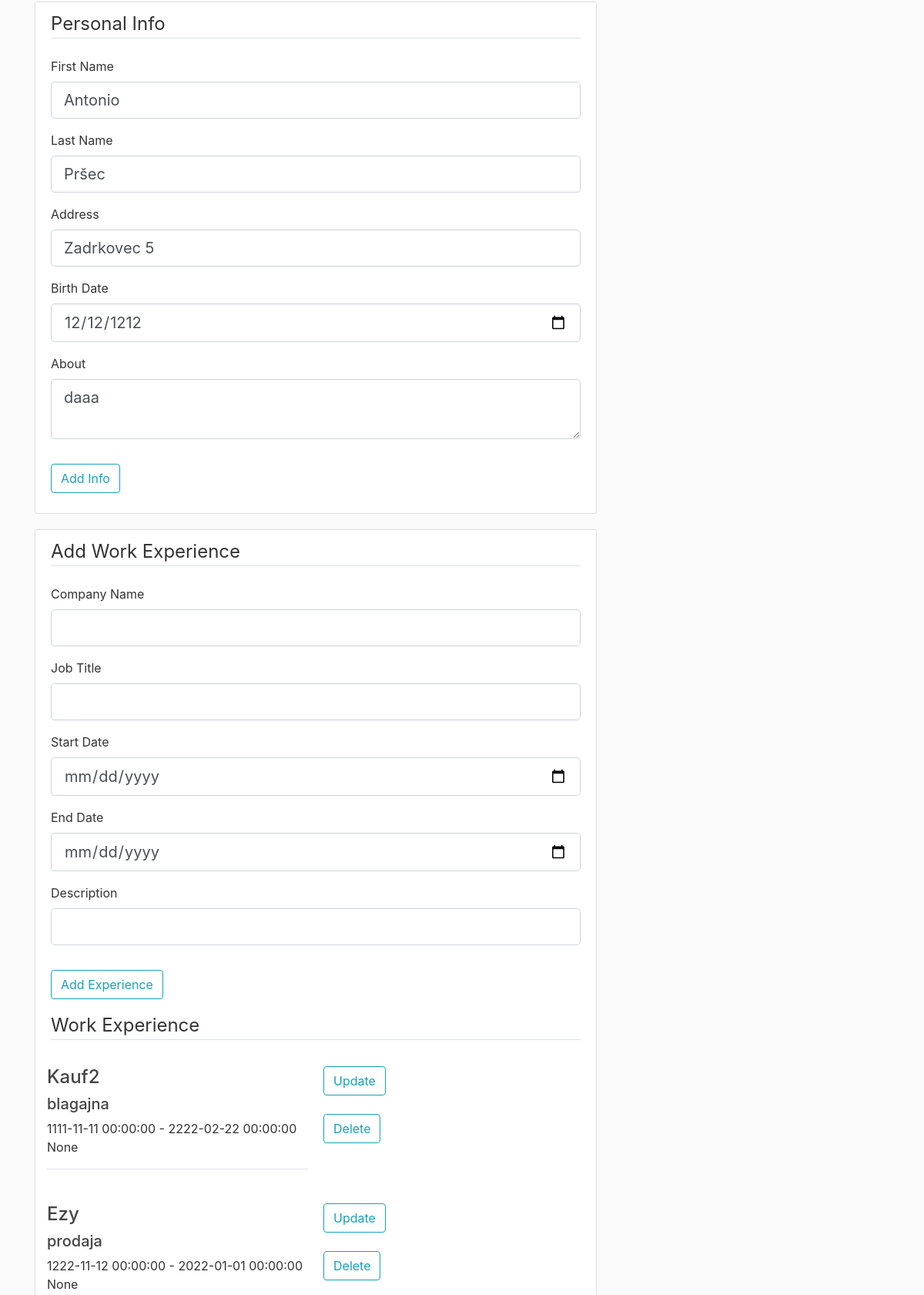
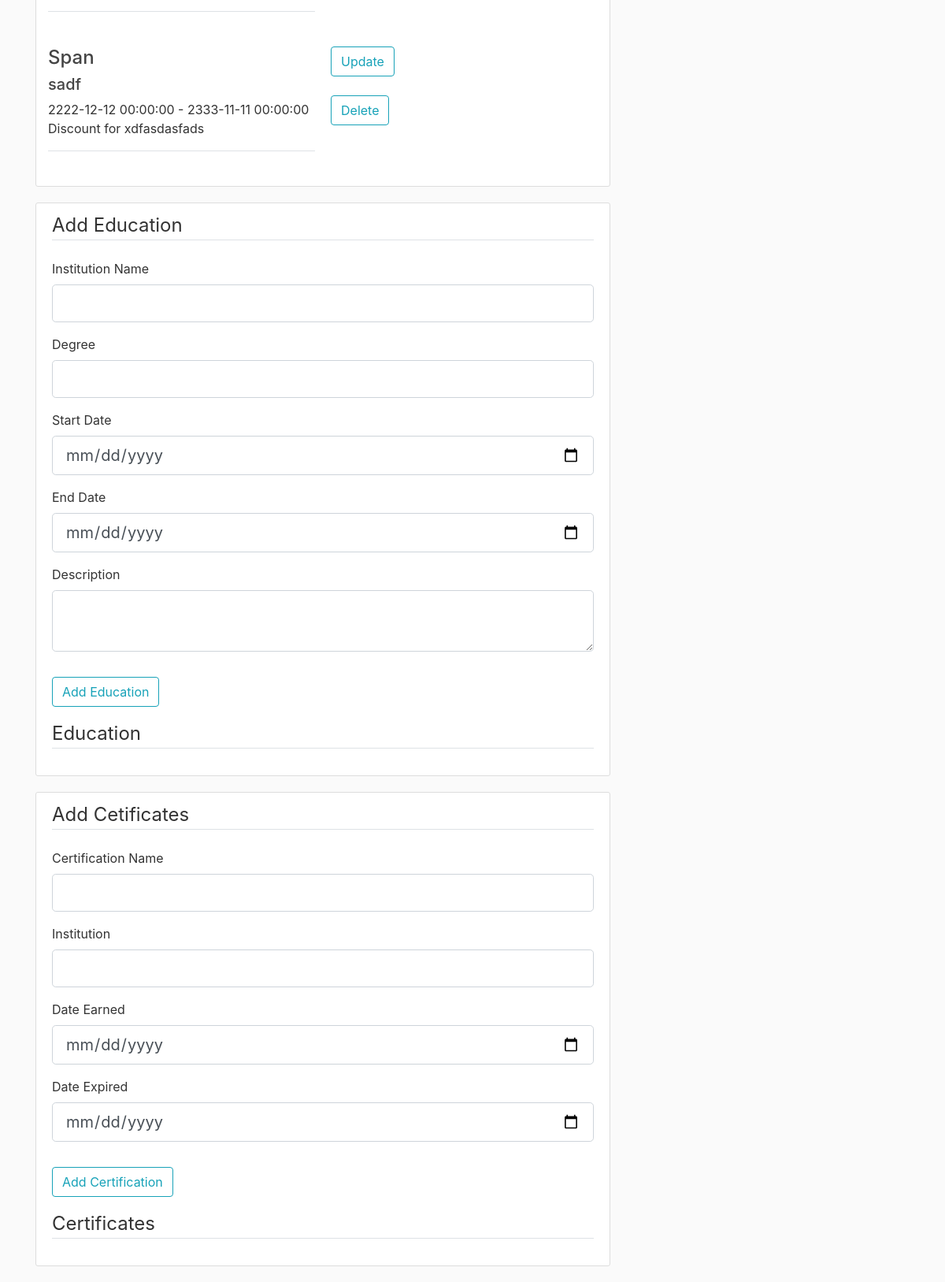
/account (signed in, lower part), run on an earlier commit of the app's database (2 pictures, top to bottom).
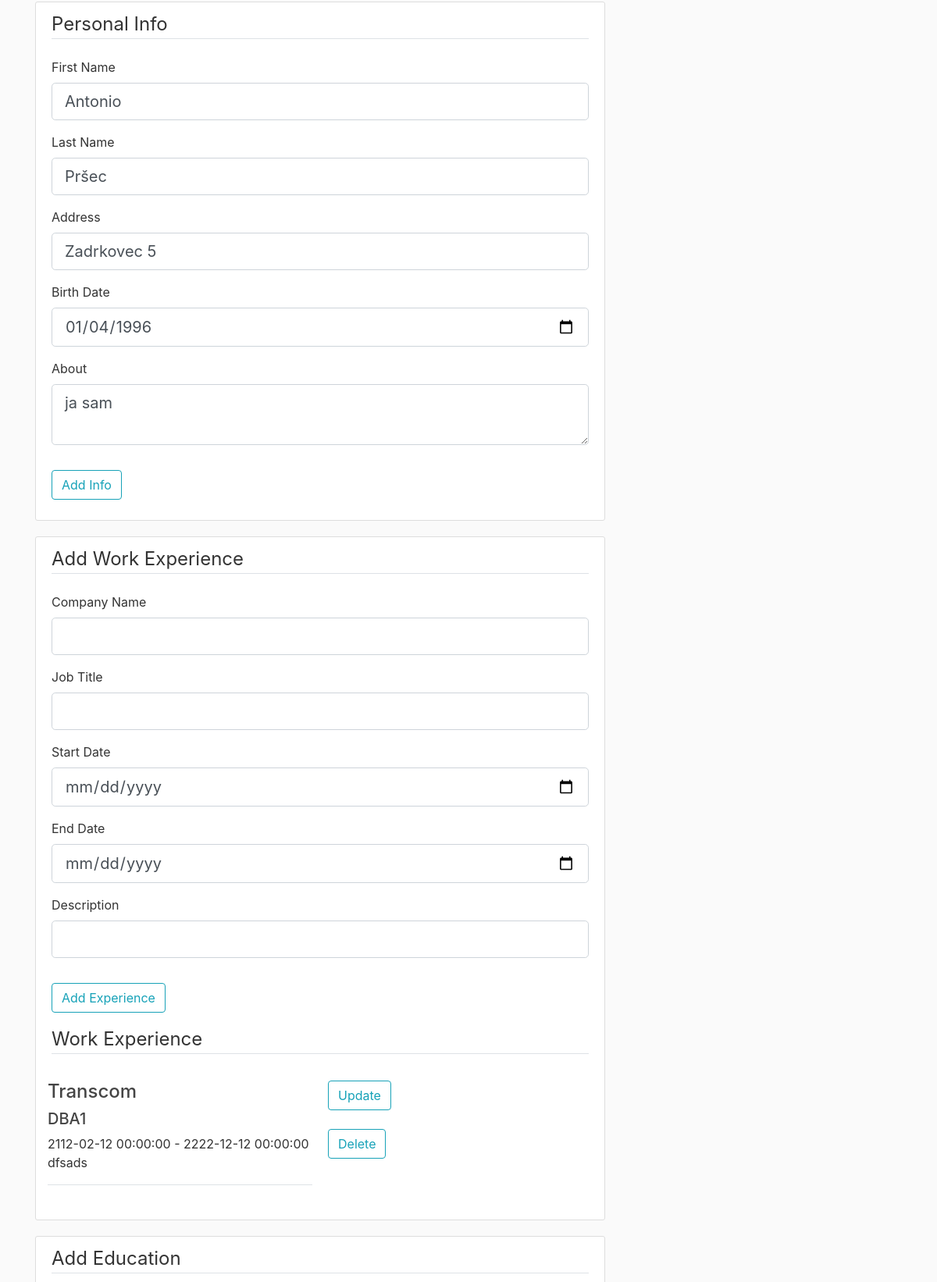
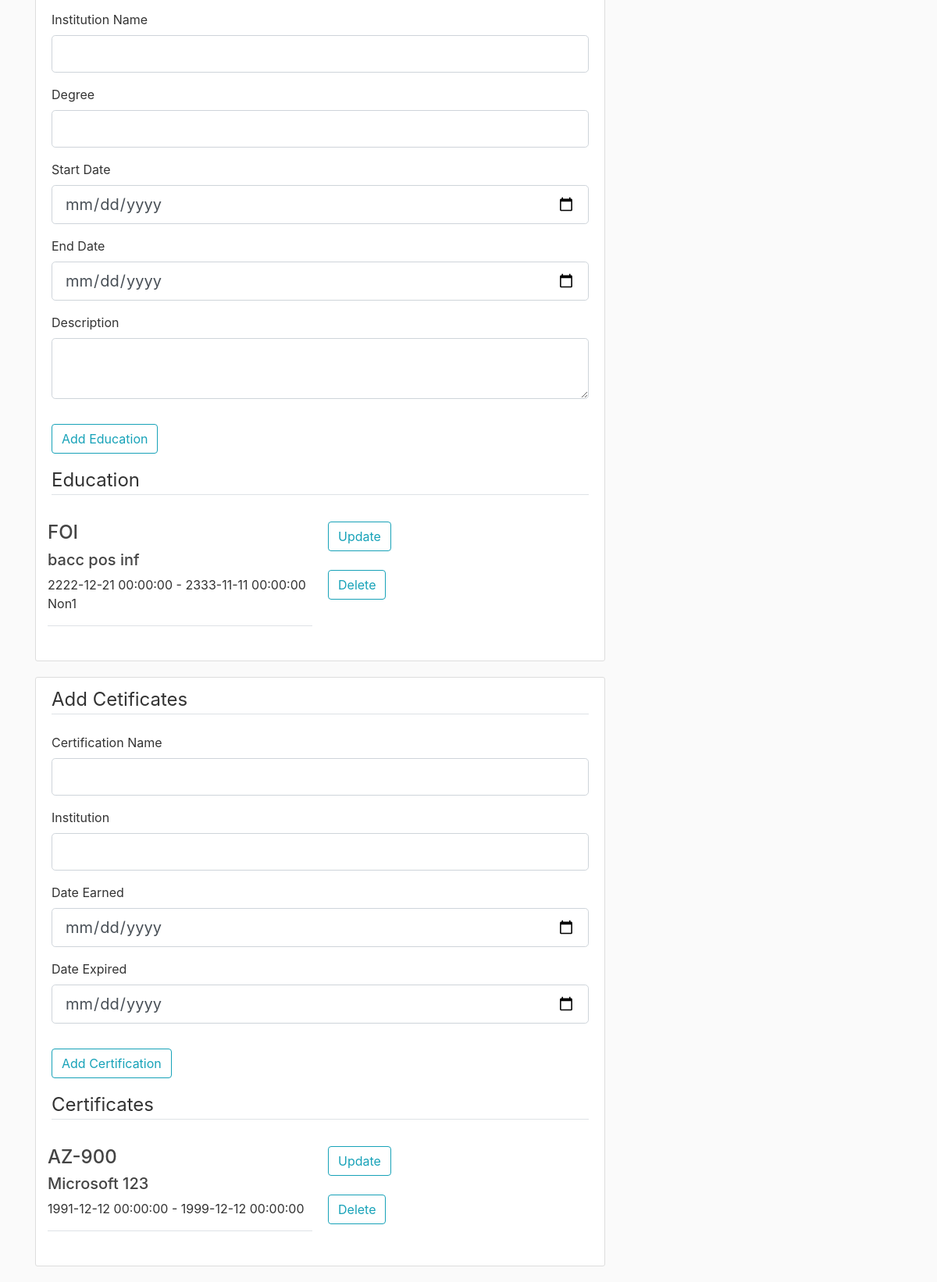
And on a later commit of the database (2 pictures, top to bottom).
### CV/models.py (models this page shows, shortened)
class PersonalInfo(db.Model):
    personal_id = db.Column(db.Integer, primary_key=True)
    first_name = db.Column(db.String(60), nullable=False)
    last_name = db.Column(db.String(60), nullable=False)
    address = db.Column(db.String(60), nullable=False)
    birth_date = db.Column(db.Date)
    about = db.Column(db.String(240))
    user_id = db.Column(db.Integer, db.ForeignKey('user.user_id'), nullable=False)

class WorkExperience(db.Model):
    work_id = db.Column(db.Integer, primary_key=True)
    company_name = db.Column(db.String(100), nullable=False)
    job_title = db.Column(db.String(100), nullable=False)
    start_date = db.Column(db.DateTime, nullable=False)
    end_date = db.Column(db.DateTime)
    description = db.Column(db.Text)
    user_id = db.Column(db.Integer, db.ForeignKey('user.user_id'), nullable=False)

class Education(db.Model):
    edu_id = db.Column(db.Integer, primary_key=True)
    institution_name = db.Column(db.String(100), nullable=False)
    degree = db.Column(db.String(100), nullable=False)
    start_date = db.Column(db.DateTime, nullable=False)
    end_date = db.Column(db.DateTime, nullable=False)
    description = db.Column(db.Text)
    user_id = db.Column(db.Integer, db.ForeignKey('user.user_id'), nullable=False)

class Certification(db.Model):
    cert_id = db.Column(db.Integer, primary_key=True)
    cert_name = db.Column(db.String(100), nullable=False)
    institution = db.Column(db.String(100), nullable=False)
    date_earned = db.Column(db.DateTime, nullable=False)
    date_expired = db.Column(db.DateTime)
    user_id = db.Column(db.Integer, db.ForeignKey('user.user_id'), nullable=False)

### CV/routes.py (the view, shortened to what this page needs)
@app.route("/account", methods=['GET', 'POST'])
@login_required
def account():
    form = UpdateAccountForm()
    if form.validate_on_submit():
        if form.picture.data:
            picture_file = save_picture(form.picture.data)
            current_user.image_file = picture_file
        current_user.username = form.username.data
        current_user.email = form.email.data
        db.session.commit()
        flash('Your account has been updated!', 'success')
        return redirect(url_for('account'))
    elif request.method == 'GET':
        form.username.data = current_user.username
        form.email.data = current_user.email
    image_file = url_for('static', filename='profile_pics/' + current_user.image_file)
    form1 = PersonalForm()
    personal_info = PersonalInfo.query.filter_by(user_id=current_user.user_id).first()
    if personal_info:
        form1.first_name.data = personal_info.first_name
        form1.last_name.data = personal_info.last_name
        form1.address.data = personal_info.address
        form1.birth_date.data = personal_info.birth_date
        form1.about.data = personal_info.about
    form2 = WorkExperienceForm()
    form_work_experience = WorkExperience()
    work_x = WorkExperience.query.filter_by(user_id=current_user.user_id)
    form3 = EducationForm()
    form_education = Education()
    edu_x = Education.query.filter_by(user_id=current_user.user_id)
    form4 = CertificationForm()
    form_cert = Certification()
    cert_x = Certification.query.filter_by(user_id=current_user.user_id)
    return render_template('account.html', title='Account', image_file=image_file, form=form, form1=form1,
                           form2=form2, form3=form3, form4=form4, work_x=work_x, edu_x=edu_x, cert_x=cert_x)

### CV/forms.py (shortened to what this page needs)
class UpdateAccountForm(FlaskForm):
    username = StringField('Username',
                           validators=[DataRequired(), Length(min=2, max=20)])
    email = StringField('Email',
                        validators=[DataRequired(), Email()])
    picture = FileField('Update profile picture', validators=[FileAllowed(['jpg', 'png'])])
    submit = SubmitField('Update')

class PersonalForm(FlaskForm):
    first_name = StringField('First Name', validators=[Length(min=2, max=60)])
    last_name = StringField('Last Name', validators=[Length(min=2, max=60)])
    address = StringField('Address', validators=[Length(min=2, max=60)])
    birth_date = DateField('Birth Date', format='%Y-%m-%d')
    about = TextAreaField('About', validators=[Length(max=240)])
    submit = SubmitField('Add Info')

### CV/models.py (called while the page is built)
@login_manager.user_loader
def load_user(user_id):
    return User.query.get(int(user_id))

### CV/templates/account.html (shortened to what the changed rows need)
{% extends "layout.html" %}
{% block content %}
<div class="content-section">
    <form method="POST" action="" enctype="multipart/form-data">
        <fieldset class="form-group">
            <div class="form-group">
                {{ form1.first_name.label(class="form-control-label") }}
                {% if form1.first_name.errors %}
                {{ form1.first_name(class="form-control form-control-lg is-invalid") }}
                <div class="invalid-feedback">
                    {% for error in form1.first_name.errors %}
                    <span>{{ error }}</span>
                    {% endfor %}
                </div>
                {% else %}
                {{ form1.first_name(class="form-control form-control-lg") }}
                {% endif %}
            </div>
            <div class="form-group">
                {{ form1.last_name.label(class="form-control-label") }}
                {% if form1.last_name.errors %}
                {{ form1.last_name(class="form-control form-control-lg is-invalid") }}
                <div class="invalid-feedback">
                    {% for error in form1.last_name.errors %}
                    <span>{{ error }}</span>
                    {% endfor %}
                </div>
                {% else %}
                {{ form1.last_name(class="form-control form-control-lg") }}
                {% endif %}
            </div>
            <div class="form-group">
                {{ form1.address.label(class="form-control-label") }}
                {% if form1.address.errors %}
                {{ form1.address(class="form-control form-control-lg is-invalid") }}
                <div class="invalid-feedback">
                    {% for error in form1.address.errors %}
                    <span>{{ error }}</span>
                    {% endfor %}
                </div>
                {% else %}
                {{ form1.address(class="form-control form-control-lg") }}
                {% endif %}
            </div>
            <div class="form-group">
                {{ form1.birth_date.label(class="form-control-label") }}
                {% if form1.birth_date.errors %}
                {{ form1.birth_date(class="form-control form-control-lg is-invalid") }}
                <div class="invalid-feedback">
                    {% for error in form1.birth_date.errors %}
                    <span>{{ error }}</span>
                    {% endfor %}
                </div>
                {% else %}
                {{ form1.birth_date(class="form-control form-control-lg") }}
                {% endif %}
            </div>
            <div class="form-group">
                {{ form1.about.label(class="form-control-label") }}
                {% if form1.about.errors %}
                {{ form1.about(class="form-control form-control-lg is-invalid") }}
                <div class="invalid-feedback">
                    {% for error in form1.about.errors %}
                    <span>{{ error }}</span>
                    {% endfor %}
                </div>
                {% else %}
                {{ form1.about(class="form-control form-control-lg") }}
                {% endif %}
            </div>
        </fieldset>
    </form>
</div>
<div class="content-section">
    {% for work in work_x %}
    <div class="row">
        <div class="col">
            <div class="form-group">
                <h4>{{ work.company_name }}</h4>
                <h5>{{ work.job_title }}</h5>
                <p>{{ work.start_date }}  -  {{ work.end_date }}<br> {{ work.description }}<br></p>
            </div>
            <legend class="border-bottom mb-4"></legend>
        </div>
        <div class="col">
            <div class="form-group">
                <a class="btn btn-outline-info" href="/update_work_experience/{{ work.work_id }}">Update</a><br><br>
                <a class="btn btn-outline-info" href="/delete_work_experience/{{ work.work_id }}">Delete</a>
            </div>
        </div>
    </div>
    {% endfor %}
</div>
<div class="content-section">
    {% for edu in edu_x %}
    <div class="row">
        <div class="col">
            <div class="form-group">
                <h4>{{ edu.institution_name }}</h4>
                <h5>{{ edu.degree }}</h5>
                <p>{{ edu.start_date }}  -  {{ edu.end_date }}<br> {{ edu.description }}<br></p>
            </div>
            <legend class="border-bottom mb-4"></legend>
        </div>
        <div class="col">
            <div class="form-group">
                <a class="btn btn-outline-info" href="/update_education/{{ edu.edu_id }}">Update</a><br><br>
                <a class="btn btn-outline-info" href="/delete_education/{{ edu.edu_id }}">Delete</a>
            </div>
        </div>
    </div>
    {% endfor %}
</div>
<div class="content-section">
    {% for cert in cert_x %}
    <div class="row">
        <div class="col">
            <div class="form-group">
                <h4>{{ cert.cert_name }}</h4>
                <h5>{{ cert.institution }}</h5>
                <p>{{ cert.date_earned }}  -  {{ cert.date_expired }}</p>
            </div>
            <legend class="border-bottom mb-4"></legend>
        </div>
        <div class="col">
            <div class="form-group">
                <a class="btn btn-outline-info" href="/update_certification/{{ cert.cert_id }}">Update</a><br><br>
                <a class="btn btn-outline-info" href="/delete_certification/{{ cert.cert_id }}">Delete</a>
            </div>
        </div>
    </div>
    {% endfor %}
</div>
{% endblock content %}

What changed in the data, as far as the page shows it:
removed WorkExperience: company_name "Kauf2", job_title "blagajna", start_date "1111-11-11 00:00:00", end_date "2222-02-22 00:00:00", description "None"
removed WorkExperience: company_name "Ezy", job_title "prodaja", start_date "1222-11-12 00:00:00", end_date "2022-01-01 00:00:00", description "None"
removed WorkExperience: company_name "Span", job_title "sadf", start_date "2222-12-12 00:00:00", end_date "2333-11-11 00:00:00", description "Discount for xdfasdasfads"
changed PersonalInfo "Antonio": birth_date "12/12/1212" → "01/04/1996"; about "daaa" → "ja sam"
added WorkExperience: company_name "Transcom", job_title "DBA1", start_date "2112-02-12 00:00:00", end_date "2222-12-12 00:00:00", description "dfsads"
added Education: institution_name "FOI", degree "bacc pos inf", start_date "2222-12-21 00:00:00", end_date "2333-11-11 00:00:00", description "Non1"
added Certification: cert_name "AZ-900", institution "Microsoft 123", date_earned "1991-12-12 00:00:00", date_expired "1999-12-12 00:00:00"
